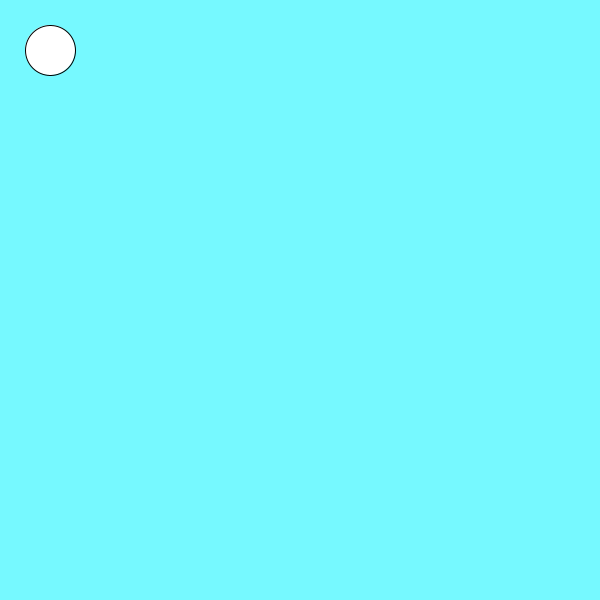
Frame 1 (no input)
Frame 60 (the mouse pressed at the canvas centre just before this capture): identical to frame 1, image omitted
Frame 120 (the mouse held since frame 60 and released just before this capture): identical to frame 1, image omitted

The Processing sketch that drew this single still picture (run headless with seeded random() and noise(); from frame 60 on, the mouse is pressed at the canvas centre):

// Processing sketch: slippery_dot
// ── slippery_dot.pde

 // Make a slippery dot. When you click on the dot it will slide to a new location.
 
 
 // 1. Create three integer variables to represent the x, y, and the size of the ellipse
       int x = 50;
       int y = 50;
       int s = 50;
    void setup() {
      // 2. Set the size of your sketch
      size(600,600);
      
    }
    
    void draw() {
    
      // 3. Set the background color of your sketch
      background(#76F9FF);
      // 4. Draw an ellipse using the variables created at the top of the sketch for the location and size of your ellipse. 
      ellipse(x,y,s,s);
      //    Make sure it fits in the window. Change the variables if it does not.
    
    
    }
    
    /******** This method gets called automatically when you press the mouse ************/
    void mousePressed() {
      //5. Create an integer variable called distance
      int distance= getDistanceFromMouse(x,y);
      //6. The getDistanceFromMouse() method below returns a number.
      //   Set the value of your distance variable to the value returned by the getDistance method
      //   You will need to pass the x and y location of your ellipse to this method.
        
          
      //7.  Use an if statement to check if your distance variable is < the radius of the ellipse
      if(distance<50){
        x = (int) random(width);
        y = (int) random(height);
      }
      //    If it is, make a new x AND y for the ellipse, for a new random location on the window
      //    Hint: Use code like this      x = (int) random(width);
       
      
    }
    
    /********  This method gives you the number of pixels between the mouse and the x,y point ***********/
    int getDistanceFromMouse(int x, int y) {
      return (int)Math.sqrt(Math.pow((mouseX-x),2) + Math.pow((mouseY-y),2));
    }
